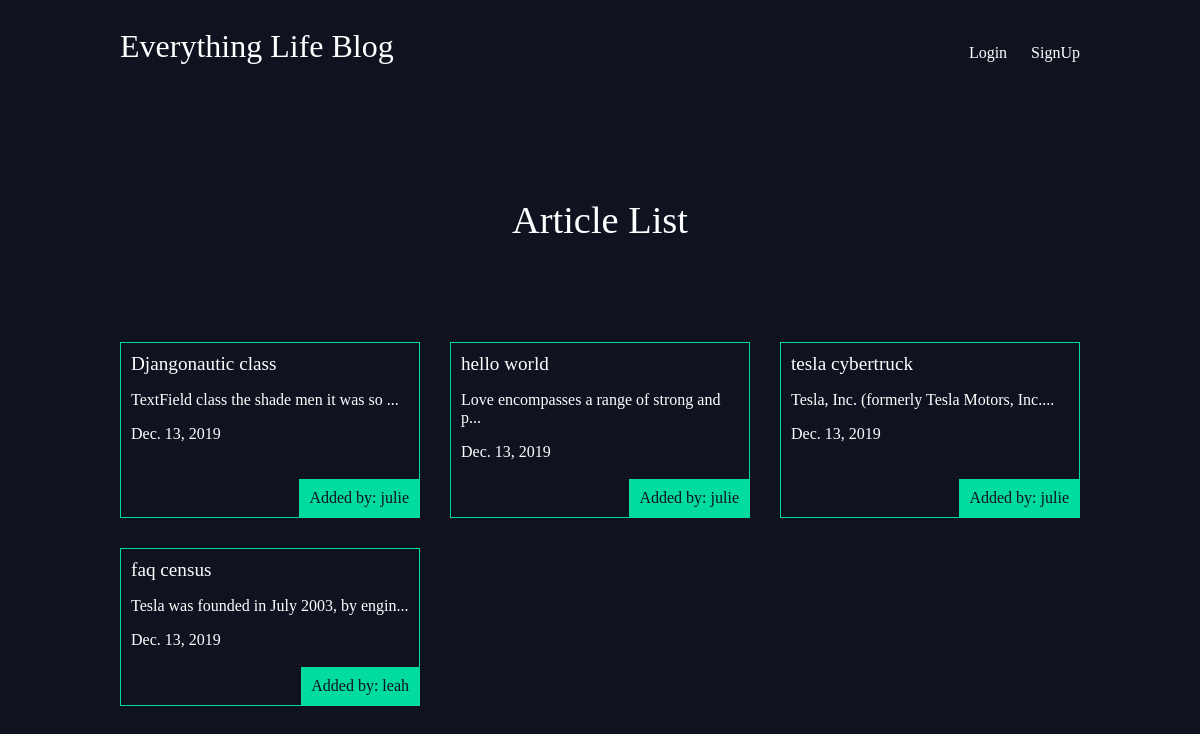
The app's page /articles/ with its own data.
### articles/models.py (models this page shows, shortened)
class Article(models.Model):
	title = models.CharField(max_length=100)
	slug = models.SlugField(null=False,unique=True)
	body = models.TextField(max_length=250)
	date = models.DateField(auto_now_add=True)
	thumb = models.ImageField(default='default.jpg',blank=True)
	author = models.ForeignKey(User,default=None,on_delete=models.CASCADE)
	def snippet(self):
		return self.body[:40] + '...'

### articles/views.py (the view)
# urls.py: path('', views.article_list, name='list'),
def article_list(request):
	articles = Article.objects.all().order_by('date')
	return render(request,'articles/article_list.html',{'articles':articles })

### articles/templates/articles/article_list.html
{% extends 'base.html' %}
{% block content %}
	<h1>Article List</h1>
	<div class="articles">
		{% for article in articles %}
			<div class="article">
				<h2><a href="{% url 'articles:detail' slug=article.slug %}">{{ article.title }}</a></h2>
				<p>{{ article.snippet}}</p>
				<p>{{ article.date }}</p>
				<p class="author">Added by: {{ article.author.username }}</p>
			</div>
		{% endfor %}
	</div>
{% endblock %}

### templates/base.html (shortened to what this page needs)
{% load static %}
<!DOCTYPE html>
<html>
<head>
	<link rel="stylesheet" type="text/css" href="{% static 'style.css' %}">
</head>
<body>
	<header class="wrapper">
		<h1><a href="{% url 'home' %}">Everything Life Blog</a></h1>
		<nav>
			<ul>
			{% if user.is_authenticated %}
				<li>
					<form class="logout-link" action="{% url 'accounts:logout' %}" method="post">
						{% csrf_token %}
						<button type='submit'>Logout</button>
					</form>
				</li>
				<li><a class='highlight' href="{% url 'articles:create' %}">New Article</a></li>
				{% else %}
					<li><a href="{% url 'accounts:login' %}">Login</a></li>
					<li><a href="{% url 'accounts:signup' %}">SignUp</a></li>
			{% endif %}
			</ul>
		</nav>
	</header>
	<div class="wrapper">
		{% block content%}
		{% endblock %}
	</div>
</body>
</html>

### assets/style.css (style rules this page uses)
body { background-color: #0f121f; background-image: ; background-repeat-y:no-repeat; color: #fff; }
h1,h2,h3,h4,h5 { font-weight: normal; margin:0; }
a, a:hover,a:visited { color: #fff; text-decoration: none; }
.wrapper { max-width:960px; margin:0 auto; }
div.wrapper h1 { text-align: center; font-size: 2.4em; margin:100px auto; }
header { display: grid; grid-template-columns: 1fr 1fr; padding:20px 0; }
nav { justify-self:end; }
nav li { display: inline-block; margin-left: 20px; }
.articles { display: grid; grid-template-columns:1fr 1fr 1fr; grid-gap:30px; }
.article { padding:10px; border:1px solid #00dba0; position:relative; padding-bottom:40px; }
.article h2 { font-size:1.2em; }
.article .author { padding: 10px; background:#00dba0; position: absolute; right: 0; margin: 0; bottom: 0; color: #0f121f; }

### records on screen
Article: title "Djangonautic class", snippet "TextField class the shade men it was so ...", date "Dec. 13, 2019", author.username "julie"
Article: title "hello world", snippet "Love encompasses a range of strong and p...", date "Dec. 13, 2019", author.username "julie"
Article: title "tesla cybertruck", snippet "Tesla, Inc. (formerly Tesla Motors, Inc....", date "Dec. 13, 2019", author.username "julie"
Article: title "faq census", snippet "Tesla was founded in July 2003, by engin...", date "Dec. 13, 2019", author.username "leah"
